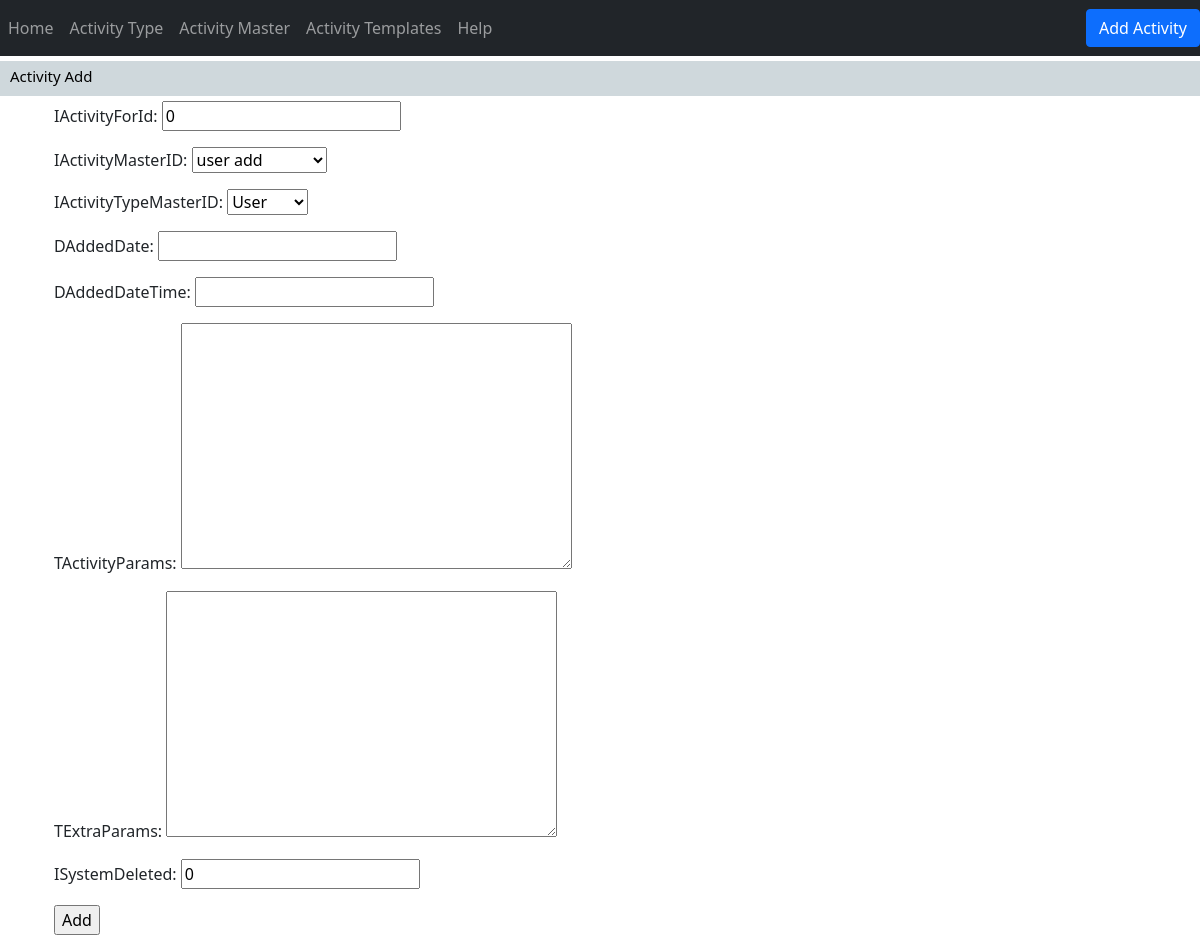
The page /addActivity/ on the database as committed earlier.
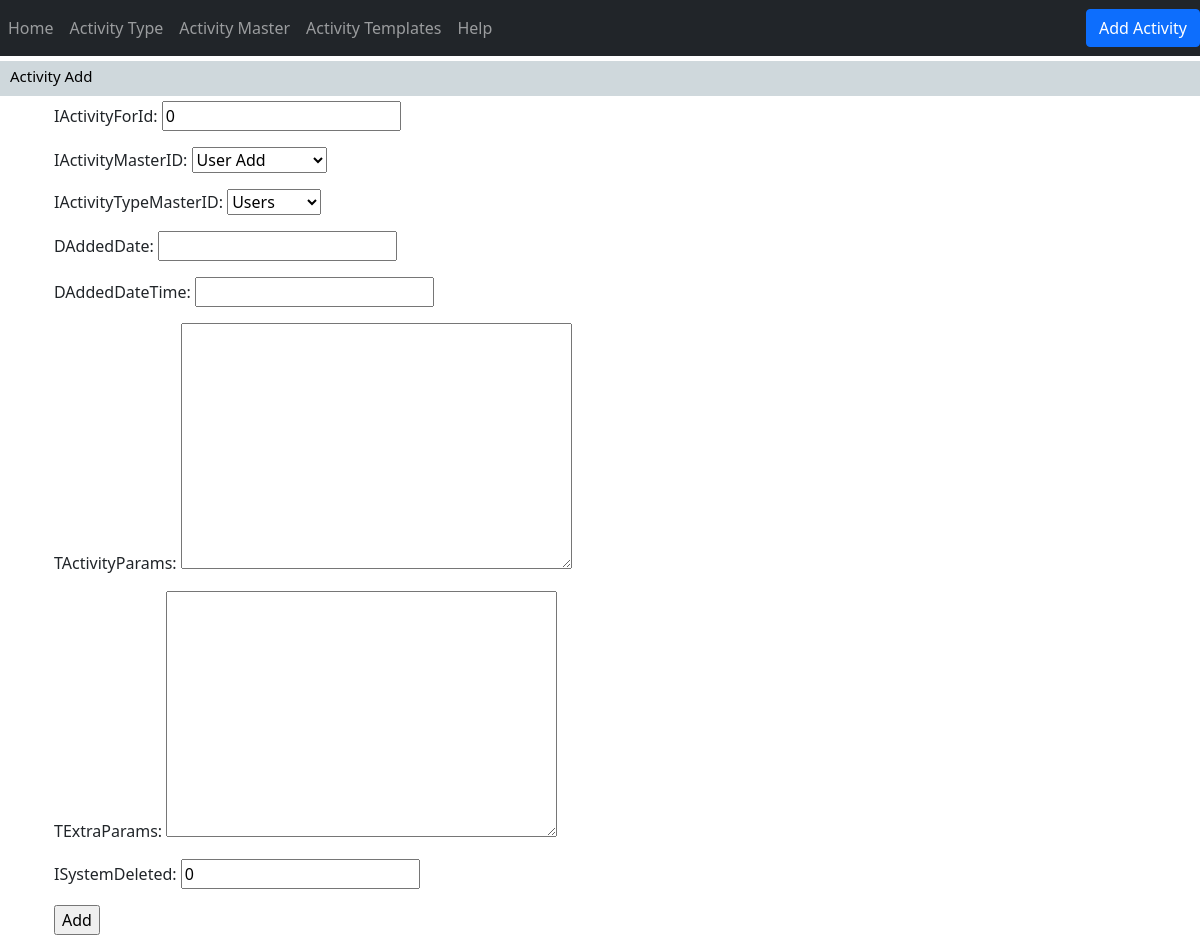
The same page on the database as committed later.
### activity/models.py (models this page shows)
class activityTypeMaster(models.Model):
    TYPEMASTER = (
        ("Active","Active"),
        ("Inactive","Inactive")
    )
    iActivityTypeMasterID   = models.AutoField(primary_key=True)
    cActivityType           = models.CharField(max_length=256,null=True)
    cActivityCode           = models.CharField(max_length=256,null=True)
    eStatus                 = models.CharField(max_length=256,choices=TYPEMASTER)
    def __str__(self) -> str:
        return str(self.cActivityType)

### activity/views.py (the view)
# urls.py: path("addActivity/",views.addActivity,name="addActivity"),
def addActivity(request):
    if request.method == "POST":
        form_validate = ActivityForm(request.POST)
        if form_validate.is_valid():
            retData =form_validate.save()
            '''
            activities_id = retData.iActivitiesId
            activity_master_details = retData.iActivityMasterID
            activty_master_config = json.loads(activity_master_details.tActivityConfig)

            activity_params = json.loads(retData.tActivityParams)


            activity_master_entity = activty_master_config['applicable_entity']

            for entity_item in activity_master_entity:
                entity_val = entity_item['entity']
                entity_field = entity_item['entity_key']


                if(int(activity_params[entity_field])>0):
                #     # insert data in activity entity
                    newActivityEntity = activityEntity(
                        iActivitiesId       = retData,
                        cEntity             = entity_val,
                        iEntityId           = int(activity_params[entity_field]),
                        dAddedDate          = timezone.now().date(),
                        dAddedDateTime      = timezone.now()
                    )
                    newActivityEntity.save()
            # Insert data into activity entity : END
            '''
            return redirect('homePage')
        else:
            return redirect(request,"activity/error.html")
    else:
        formValues = ActivityForm()
        context = {'form':formValues}
    return render(request,"activity/activity_add.html",context)

### activity/form.py
class ActivityForm(ModelForm):
    class Meta:
        model = activities
        fields = '__all__'

### activity/models.py (called while the page is built)
    def __str__(self):
        return self.cActivityMasterName

### activity/templates/activity/activity_add.html (shortened to what this page needs)
{% extends 'activity/main.html'%}
{%block content%}
<div class="row">
    <div class="col-12">
        <div class="page-strip">
            <div class="strip-left">
                <div class="strip-title"> Activity Add</div>
            </div>
        </div>
    </div>
</div>
<div class="row">
    <div class="col-12">
        <div class="container">
            <form method="post">
                {{form.as_p}}
                <input type="submit" value="Add">
            </form>
        </div>
    </div>
</div>
{%endblock%}

Rows that differ between the two databases and show on the page:
changed activityTypeMaster: iActivityTypeMasterID "User" → "Users"
Other text that changed with them:
form field iActivityMasterID: "user add" → "User Add"
